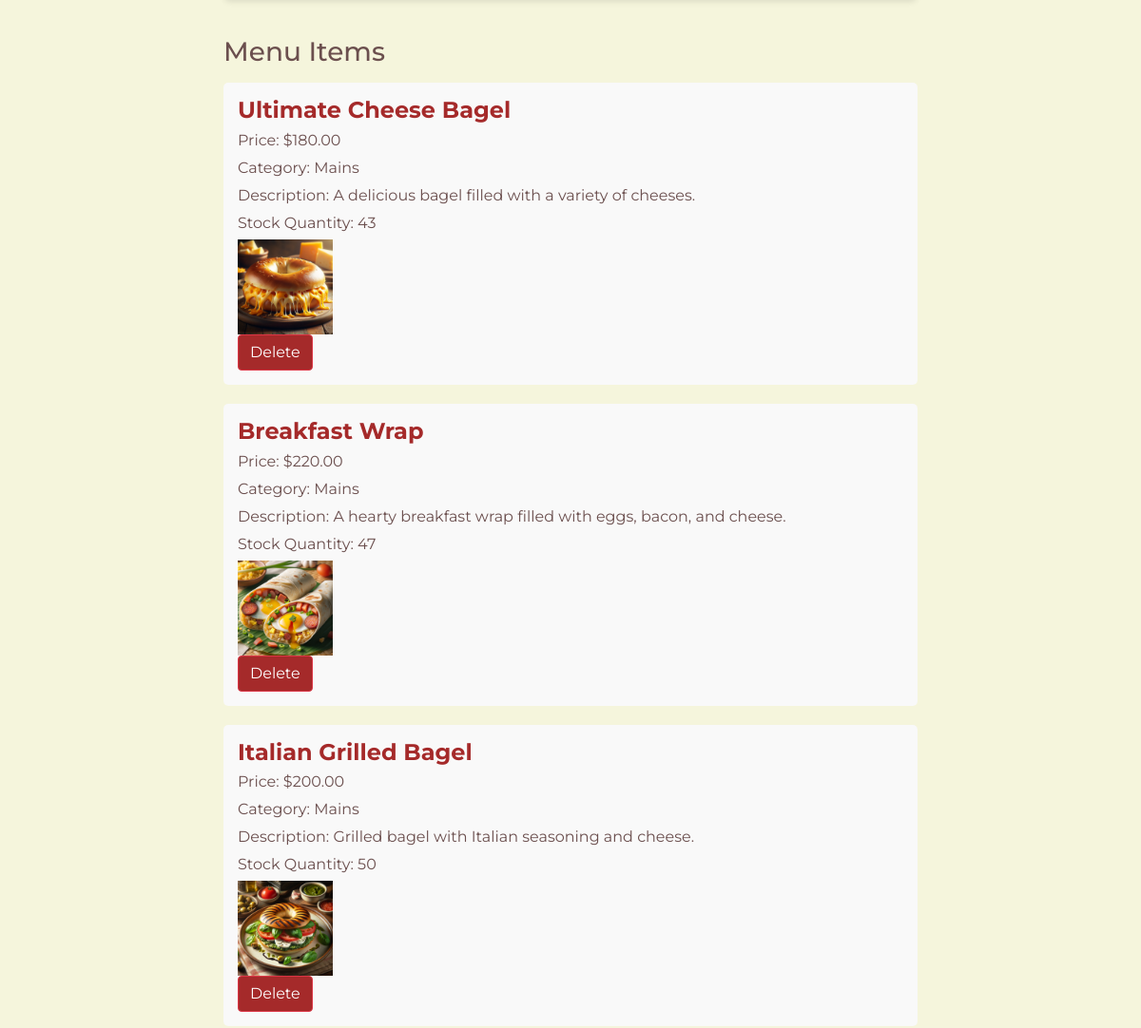
Before: /admin_menu.php (signed in, middle part) with the older database file.
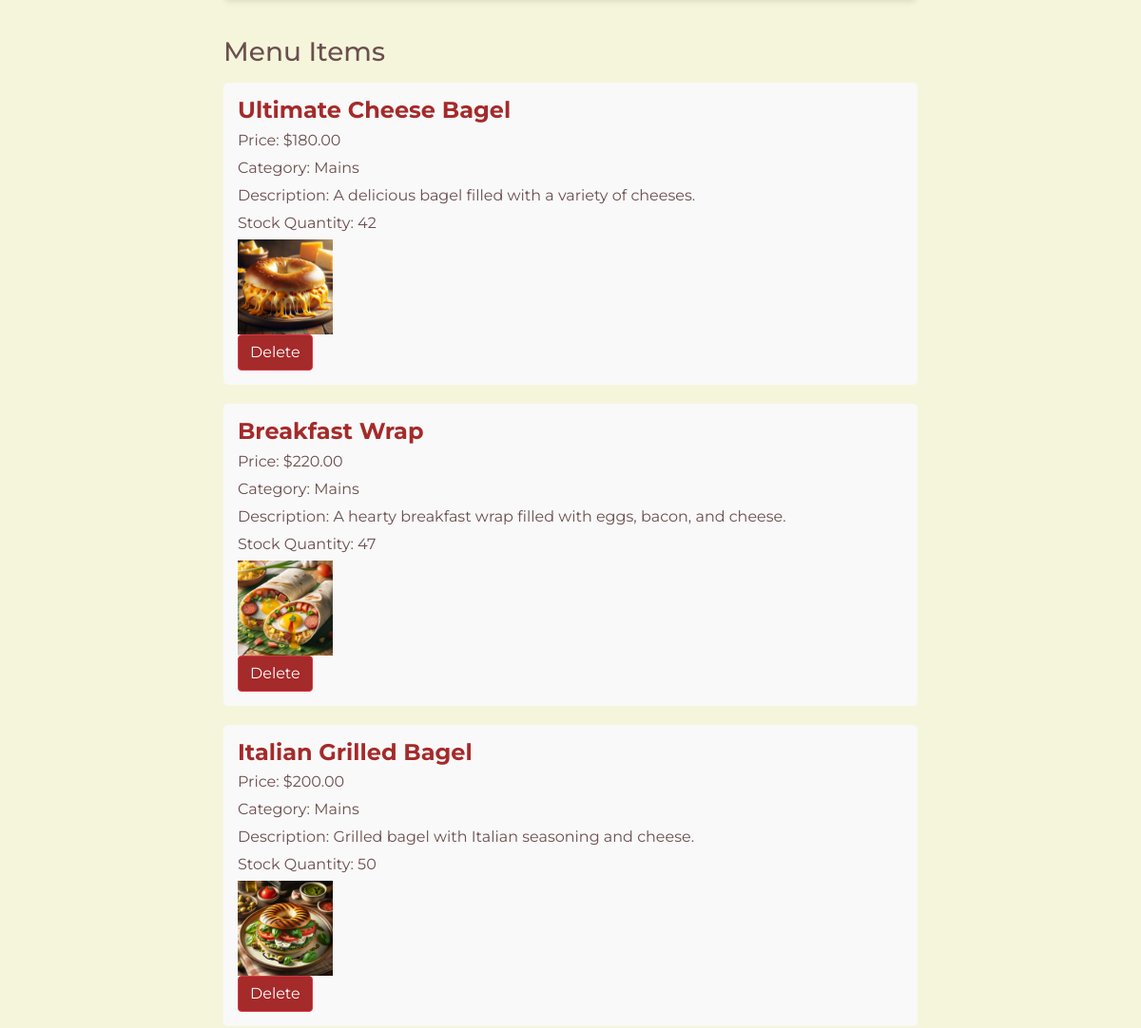
After: the same page with the newer database file.
### tables this page shows
CREATE TABLE `menu_items` (
  `menu_item_id` int NOT NULL,
  `name` varchar(100) NOT NULL,
  `category` varchar(50) NOT NULL,
  `price` decimal(10,2) NOT NULL,
  `description` text,
  `stock_quantity` int NOT NULL,
  `image` varchar(60) DEFAULT NULL
);

### admin_menu.php (the view, shortened to what this page needs)
<?php
include 'admin_navbar.php';
include 'db_connection.php';
$sql = "SELECT * FROM menu_items";
$result = mysqli_query($conn, $sql);
$menu_items = [];
if (mysqli_num_rows($result) > 0) {
    while ($row = mysqli_fetch_assoc($result)) {
        $menu_items[] = $row;
    }
}
?>
<!DOCTYPE html>
<html lang="en">
<head>
    <link rel="stylesheet" href="https://stackpath.bootstrapcdn.com/bootstrap/4.5.2/css/bootstrap.min.css">
</head>
<body>
<div class="container">
    <div class="row justify-content-center">
        <div class="col-md-8">
            <div class="promotion-list">
                <h3>Menu Items</h3>
                <?php if (empty($menu_items)): ?>
                    <p>No menu items available.</p>
                <?php else: ?>
                    <?php foreach ($menu_items as $item): ?>
                        <div class="promotion-item">
                            <h4><?php echo htmlspecialchars($item['name']); ?></h4>
                            <p>Price: $<?php echo htmlspecialchars($item['price']); ?></p>
                            <p>Category: <?php echo htmlspecialchars($item['category']); ?></p>
                            <p>Description: <?php echo htmlspecialchars($item['description']); ?></p>
                            <p>Stock Quantity: <?php echo htmlspecialchars($item['stock_quantity']); ?></p>
                            <?php if ($item['image']): ?>
                                <img src="images/<?php echo htmlspecialchars($item['image']); ?>" alt="<?php echo htmlspecialchars($item['name']); ?>" style="width: 100px; height: auto;">
                            <?php endif; ?>
                            <div class="promotion-buttons">
                                <form method="post" action="<?php echo htmlspecialchars($_SERVER["PHP_SELF"]); ?>" style="display: inline;">
                                    <button type="submit" class="btn btn-danger delete-btn">Delete</button>
                                </form>
                            </div>
                        </div>
                    <?php endforeach; ?>
                <?php endif; ?>
            </div>
        </div>
    </div>
</div>
</body>
</html>

### admin_navbar.php (shortened to what this page needs)
<!DOCTYPE html>
<html lang="en">
<head>
    <link rel="stylesheet" href="https://stackpath.bootstrapcdn.com/bootstrap/4.5.2/css/bootstrap.min.css">
</head>
<body>
</body>
</html>

### admin_navbar.php (style rules this page uses)
body { padding-top: 56px; color: #FFFFFF; }

### admin_menu.php (style rules this page uses)
body { background-color: #F5F5DC; color: #6B4F4E; font-family: 'Montserrat', sans-serif; }
.container { margin-top: 70px; }
.promotion-list h3 { margin-top: 40px; margin-bottom: 15px; }
.promotion-list .promotion-item { background-color: #F9F9F9; padding: 15px; margin-bottom: 20px; border-radius: 5px; }
.promotion-list .promotion-item h4 { color: #A52A2A; font-weight: 700; margin-bottom: 5px; }
.promotion-list .promotion-item p { margin-bottom: 5px; }
.promotion-buttons { display: flex; }
.promotion-buttons .delete-btn, .promotion-buttons .update-btn { margin-right: 10px; }
.promotion-buttons .delete-btn { background-color: #A52A2A; color: #FFFFFF; }

Changed rows visible on the page:
changed menu_items "Ultimate Cheese Bagel": stock_quantity "43" → "42"
